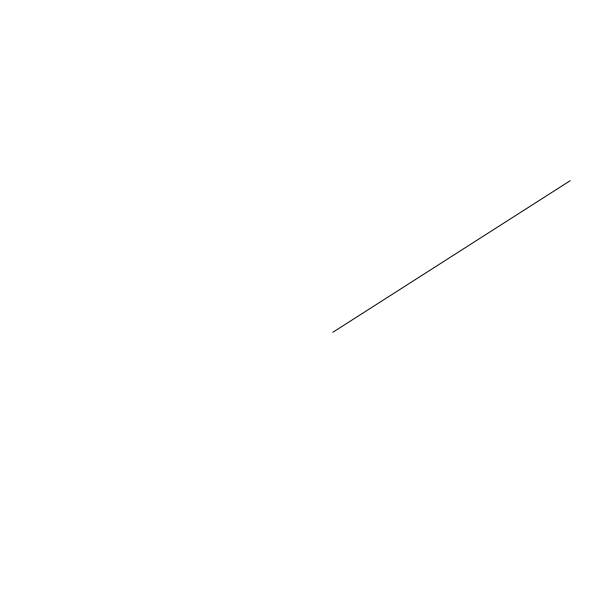
Frame 1 (no input)
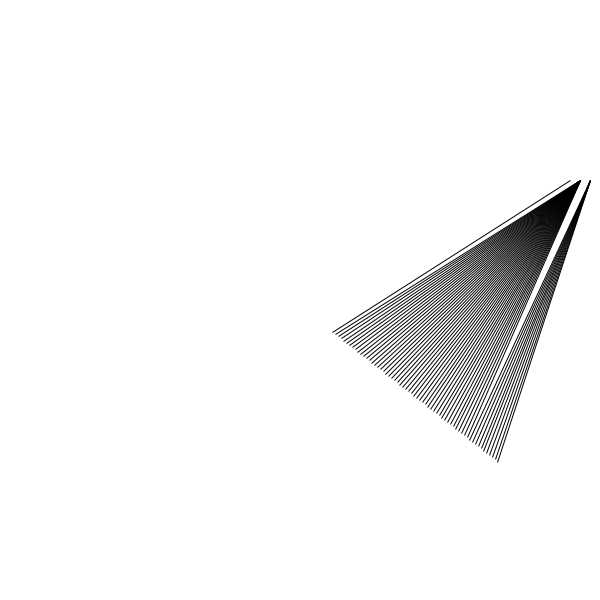
Frame 60 (the mouse pressed at the canvas centre just before this capture)
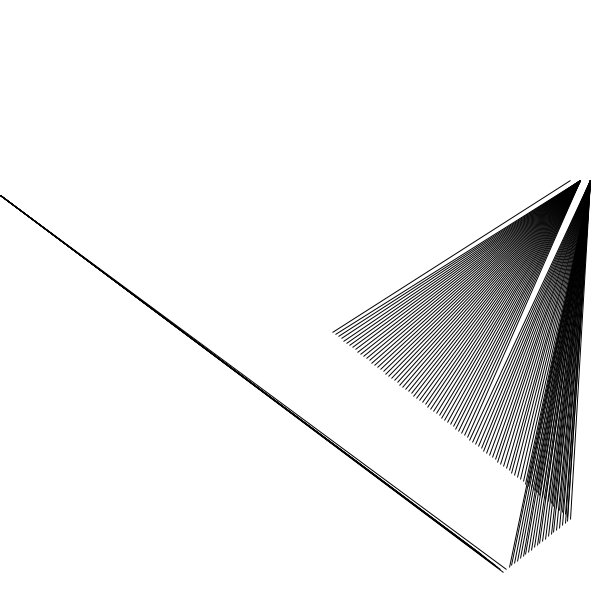
Frame 120 (the mouse held since frame 60 and released just before this capture)

The Processing sketch that drew these frames (run headless with seeded random() and noise(); from frame 60 on, the mouse is pressed at the canvas centre):

// Processing sketch: processing_29441
// ── processing_29441.pde

int s;
int m;
int h;
int size =60;
float xpos, ypos; 
float xspeed = 2.8;  // Speed of the shape
float yspeed = 2.2;  // Speed of the shape

int xdirection = 1;  // Left or Right
int ydirection = 1;
void setup() {
  size(600,600);
  background(255);
  smooth();
  xpos = width/2;
  ypos = height/2;
}
void draw() {
   xpos = xpos + ( xspeed * xdirection );
  ypos = ypos + ( yspeed * ydirection );
  
  s = second();
  m = minute();
  h = hour();
  // Test to see if the shape exceeds the boundaries of the screen
  // If it does, reverse its direction by multiplying by -1
  if (xpos > width-size || xpos < 0) {
    xdirection *= -1;
  }
  if (ypos > height-size || ypos < 0) {
    ydirection *= -1;
  }
  
  triangle(xpos+size/2,ypos+size/2,s*10,m*15,s*10,m*15);
}
